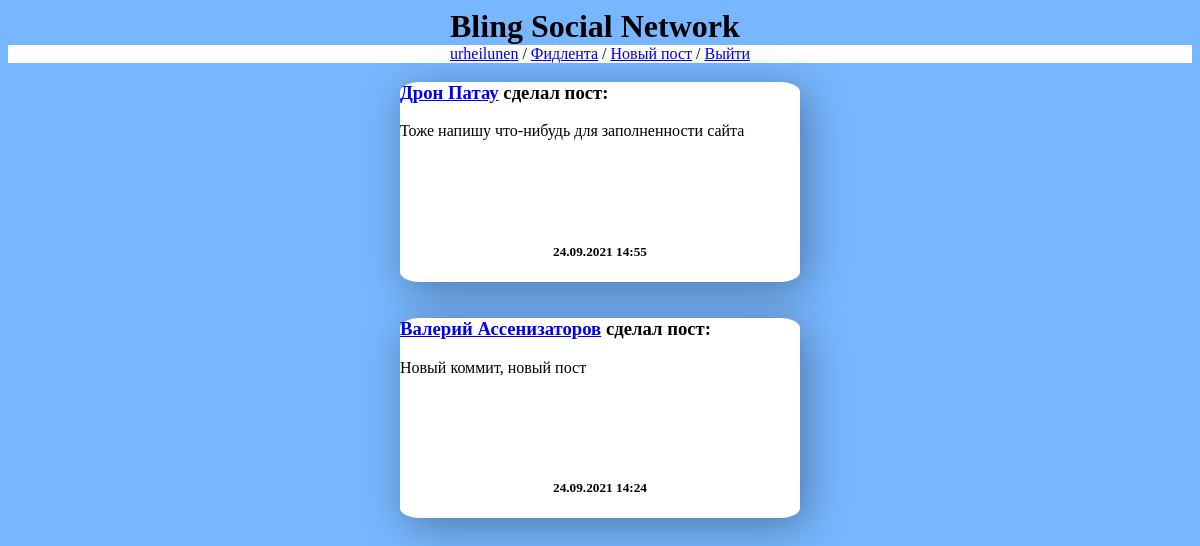
The app's page / (signed in) with its own data.
### bling/models.py (models this page shows, shortened)
class BlingPost(models.Model):
    text = models.TextField(null=True, blank=True, verbose_name='Текст')
    images = models.ForeignKey('BlingImage', on_delete=models.SET_NULL, null=True, blank=True, verbose_name='Изображения')
    author = models.ForeignKey(User, on_delete=models.CASCADE, related_name='posts', verbose_name='Автор', null=True)
    liked_by = models.ForeignKey(User, on_delete=models.DO_NOTHING, null=True, blank=True, verbose_name='Понравилось')
    created_on = models.DateTimeField(auto_now_add=True, verbose_name='Дата публикации')
    class Meta:
        verbose_name = 'Пост'
        verbose_name_plural = 'Посты'
        ordering = ['-created_on']

class Profile(models.Model):
    user = models.OneToOneField(User, on_delete=models.CASCADE)
    born_on = models.DateField(null=True, blank=True, verbose_name='Дата рождения')
    subscribers = models.ManyToManyField(User, blank=True, default=None, verbose_name='Подписчики', related_name='Подписчик')
    friends = models.ManyToManyField(User, blank=True, default=None, verbose_name='Друзья', related_name='Друг')
    profile_image = models.OneToOneField('BlingImage', default=None, null=True, blank=True, verbose_name='Ава', on_delete=models.SET_NULL)
    def __str__(self):
        if self.user.first_name or self.user.last_name:
            return self.user.first_name + ' ' + self.user.last_name
        else:
            return self.user.username
    class Meta:
        verbose_name = 'Профиль'
        verbose_name_plural = 'Профили'

### bling/views.py (the view)
# urls.py: path('', index, name='home'),
def index(request):
    blingposts = BlingPost.objects.all()
    context = {'blingposts': blingposts}
    return render(request, 'bling/index.html', context)

### bling/templates/bling/index.html (shortened to what this page needs)
{% extends "layout/basic.html" %}
{% block content %}
{% if user.is_authenticated %}
    {% if blingposts.0 %}
        {% for blingpost in blingposts %}
            <div class="post">
                <h3><a href="{% url 'user_profile' blingpost.author.username %}">{{ blingpost.author.profile }}</a> сделал пост:</h3>
                <p>{{ blingpost.text }}</p><br>
                <h5 class="PostDate">{{ blingpost.created_on|date:"d.m.Y H:i" }}</h5>
            </div><br>
        {% endfor %}
    {% else %}
        <p align="center">Тут пока нет постов...</p>
    {% endif %}
{% endif %}
{% endblock %}

### bling/templates/layout/basic.html (shortened to what this page needs)
{% load static %}
<!DOCTYPE html>
<html lang="en">
<head>
    <link rel="stylesheet" type="text/css" href="{% static 'bling/style.css' %}">
</head>
<body>
    <header class="header">
        Bling Social Network
    </header>
    <nav align="center">
        {% if user.is_authenticated %}
        <a href="{% url 'user_profile' user.username %}">{{ user.username }}</a> /
        <a href="{% url 'home' %}">Фидлента</a> /
        <a href="{% url 'newpost' %}">Новый пост</a> /
        <a href="{% url 'logout' %}">Выйти</a>
        {% else %}
        <a href="{% url 'login' %}">Войти</a> /
        <a href="{% url 'signup' %}">Регистрация</a>
    {% endif %}
    </nav>
    <section>
        {% block content %}
        {% endblock %}
    </section>
</body>
</html>

### bling/static/bling/style.css (style rules this page uses)
html, body { background-color: #78b7ff; }
.post { height: 200px; width: 400px; margin-left: auto; margin-right: auto; border-radius: 5%; background-color: #fff; filter: drop-shadow(6px 8px 22px rgba(0, 0, 0, 0.34)); }
.PostDate { position: absolute; bottom: 0; width: 100%; text-align: center; }
nav { width: 100%; background: #ffffff; }
.header { width: 300px; margin-left: auto; margin-right: auto; font-size: 24pt; font-weight: bold; }

### records on screen
BlingPost: author.profile "Дрон Патау", text "Тоже напишу что-нибудь для заполненности сайта", created_on "24.09.2021 14:55"
BlingPost: author.profile "Валерий Ассенизаторов", text "Новый коммит, новый пост", created_on "24.09.2021 14:24"

### other values on screen
{{ user.username }} "urheilunen"
